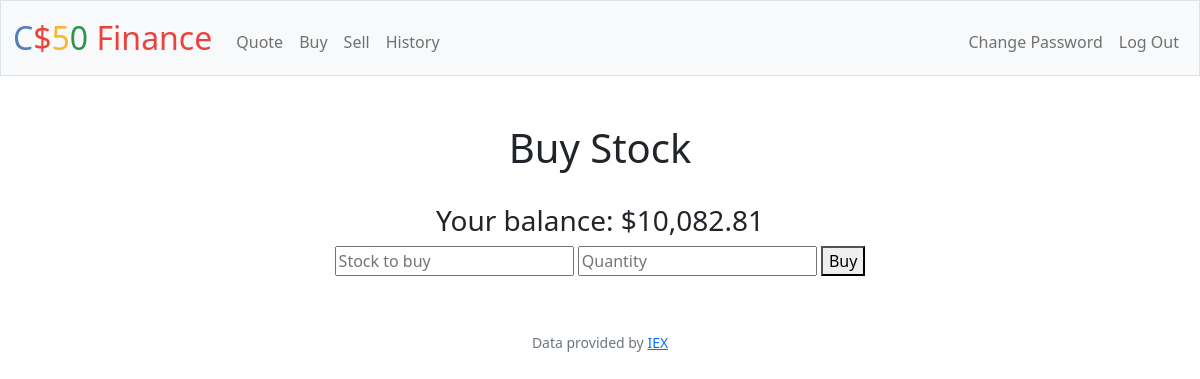
The page /buy (signed in) on the database as committed earlier.
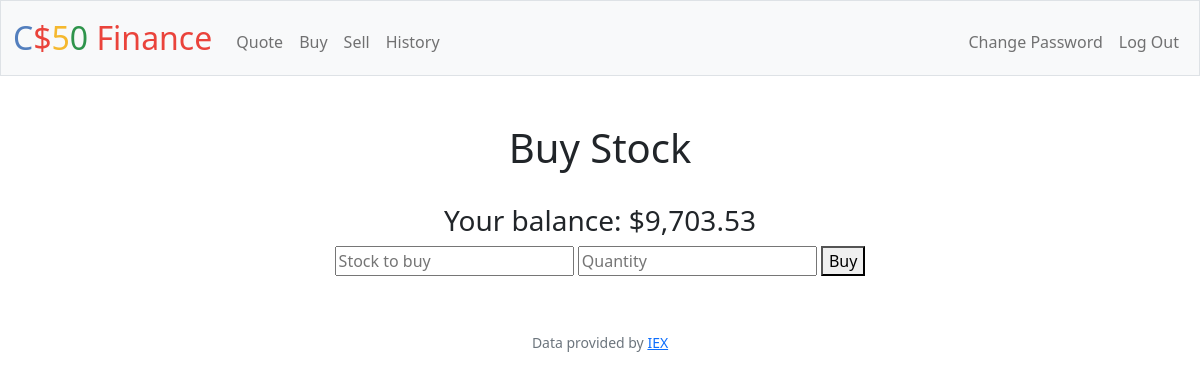
The same page on the database as committed later.
### tables this page shows
CREATE TABLE users (id INTEGER PRIMARY KEY AUTOINCREMENT NOT NULL, username TEXT NOT NULL, hash TEXT NOT NULL, cash NUMERIC NOT NULL DEFAULT 10000.00);

### app.py (the view)
@app.route("/buy", methods=["GET", "POST"])
@login_required
def buy():
    balance = db.execute(
        "SELECT cash FROM users WHERE id = ?", session["user_id"])
    """Buy shares of stock"""
    if request.method == "POST":
        stock = lookup(request.form.get("symbol"))
        if stock:
            price = float(stock["price"])
            quantity = request.form.get("shares")
            if not quantity.isdigit():
                return apology("Buy not")
            cost = price * int(quantity)
            print(balance)
            if not cost < float(balance[0]["cash"]):
                return apology("Not enough funds")
            new_balance = float(balance[0]["cash"]) - cost
            stock_check = db.execute(
                "SELECT stock FROM stocks WHERE stock = ? AND person_id =?", stock["symbol"].upper(), session["user_id"])
            db.execute("UPDATE users SET cash = ? where id = ?",
                       new_balance, session["user_id"])
            if not stock_check:
                db.execute("INSERT INTO stocks (stock, person_id, quantity) VALUES(?, ?, ?)",
                           stock["symbol"].upper(), session["user_id"], int(quantity))
                return render_template("buy.html", cash=new_balance)
            current = db.execute("SELECT quantity FROM stocks WHERE stock = ? AND person_id =?",
                                 stock["symbol"].upper(), session["user_id"])
            db.execute("UPDATE stocks set quantity = ? WHERE person_id = ?", int(
                quantity) + current[0]["quantity"], session["user_id"])
            db.execute(
                "INSERT INTO history (date, buysell, person_id, stock, quantity, price) VALUES(DATETIME(), ?, ?, ?, ?, ?)",
                "BUY", session["user_id"], stock["symbol"].upper(), int(quantity), price
            )
            '''cost = usd(cost)
            message = f"Sale for {cost} completed"
            return render_template("buy.html", cash=new_balance, message=message)'''
            return redirect("/")
        else:
            return redirect('/')
    else:
        return render_template("buy.html", cash=balance[0]["cash"])

### app.py (called while the page is built)
@app.after_request
def after_request(response):
    response.headers["Cache-Control"] = "no-cache, no-store, must-revalidate"
    response.headers["Expires"] = 0
    response.headers["Pragma"] = "no-cache"
    return response

### helpers.py (called while the page is built)
def login_required(f):
    @wraps(f)
    def decorated_function(*args, **kwargs):
        if session.get("user_id") is None:
            return redirect("/login")
        return f(*args, **kwargs)
    return decorated_function

def usd(value):
    return f"${value:,.2f}"

### templates/buy.html (shortened to what this page needs)
{% extends "layout.html"%}
{% block main %}
    <h1> Buy Stock </h1>
    <br>
    <form action="/buy" method="post">
        <h3>Your balance: {{ cash | usd }}</h3>
        <input type="text" name="symbol" placeholder="Stock to buy" autofocus autocomplete="off">
        <input type="number" min=0 step=1 name="shares" placeholder="Quantity" autocomplete="off">
        <button type="submit">Buy</button>
    </form>
{% endblock %}

Rows that differ between the two databases and show on the page:
changed users: cash "$10,082.81" → "$9,703.53"
